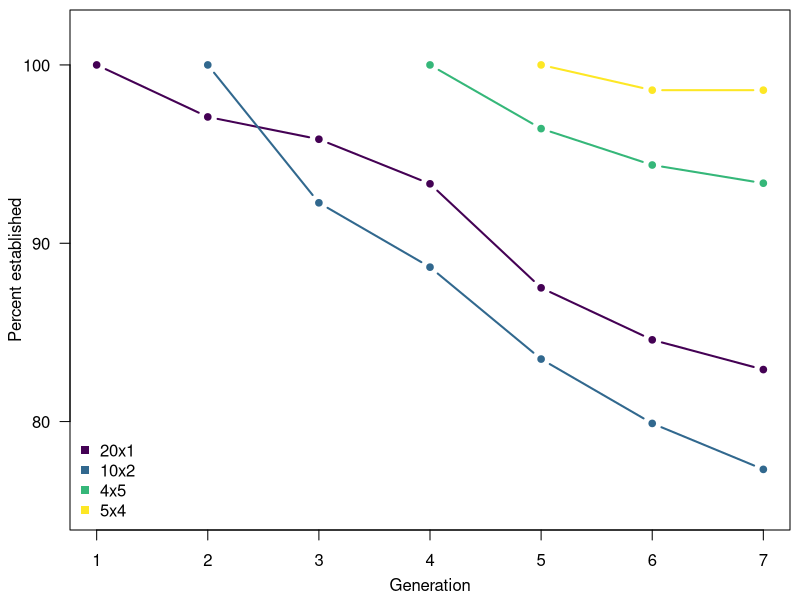
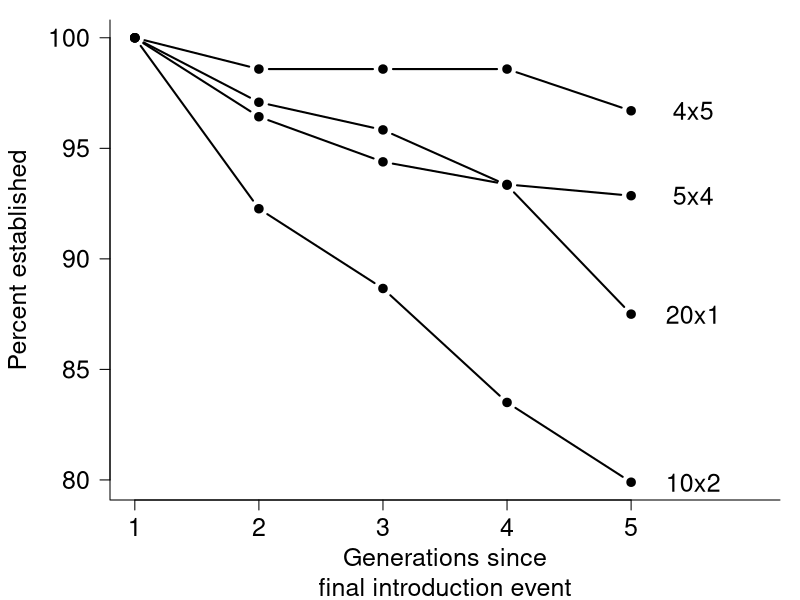

Generate these figures, in order, with R:
### Title: establishment-through-time

#### Load libraries ####
# Clear environment if necessary
# rm(list=ls())

library(tidyr)
library(dplyr)
library(viridis)

#### Read experiment data ####
b <- read.csv("data/clean-establishment-data.csv", stringsAsFactors = FALSE) %>%
  filter(gap == FALSE) %>%
  select(ID, size, number, extant1, extant2, extant3, extant4, extant5, extant6, extant7, extant8, extant9) %>%
  gather(key = generation, value = extant, -c(1, 2, 3)) %>%
  group_by(size, number, generation) %>%
  summarize(establish_prop = mean(extant)) %>%
  spread(key = generation, value = establish_prop) %>%
  mutate(intro_regime = paste(size, number, sep = "x")) %>%
  ungroup() %>%
  arrange(number) %>%
  select(12, 3:11) %>%
  as.data.frame()
b

# Set the time points where populations were sustained by additinoal introductions to NA so they don't plot
b[2, 2] <- NA
b[3, 2:4] <- NA
b[4, 2:5] <- NA

#### Through 7 generations ####
pdf("figures/experiment-time-series-establishment-proportion-absolute-time-type-seven-generations.pdf", height = 3.14961, width = 3.14961)
par(mar = c(3.5, 3.5, 0.5, 0.5), family = "Helvetica", mgp = c(2.25, 1, 0))

matplot(x = 1:7, y = 100 * t(b[, c(-1, -9, -10)]), 
        lty = 1, 
        pch = 19, 
        lwd = 2, 
        col = viridis(4), 
        type = "b", 
        xlab = "Generation", 
        ylab = "Percent established", 
        xaxt = "n", 
        yaxt = "n", 
        xlim = c(1, 7), 
        ylim = c(75, 102),
        cex = 0.75)

legend("bottomleft", 
       legend = c("20x1", "10x2", "4x5", "5x4"), 
       bty = "n", 
       col = viridis(4), 
       pch = 15)

axis(side = 1, at = 1:7, labels = 1:7)
axis(side = 2, at = c(80, 90, 100), las = 1)

# No need for the introductionr regime labels if we can have color
# text(x = 7.25, y = 100 * b[, 8], labels = b[, 1], pos = 4)

dev.off()

#### Through all 9 generations ####
# pdf("figures/experiment-time-series-establishment-proportion-absolute-time-type.pdf", height=5, width=6)
# par(mar = c(4.7, 4.7, 1, 1), family = "Helvetica", mgp = c(3.3, 1, 0))
# 
# matplot(x = 1:9, y = 100*t(b[, -1]), 
#         lty = 1, 
#         pch = 19, 
#         lwd = 2, 
#         col = 1, 
#         type = "b", 
#         xlab = "Generation", 
#         ylab = "Percent established", 
#         xaxt = "n", 
#         yaxt = "n", 
#         xlim = c(1, 10.5), 
#         ylim = c(69, 102),
#         bty = "L",
#         cex.lab = 1.5)
# 
# axis(side = 1, at = 1:9, labels = c(1, NA, 3, NA, 5, NA, 7, NA, 9), cex.axis = 1.5)
# axis(side = 2, at = c(70, 80, 90, 100), las = 1, cex.axis = 1.5)
# 
# text(x = 10, y = 100 * b[, ncol(b)], labels = b[, 1], cex = 1.5)
# 
# dev.off()


#### Establishment when assessed at relative time points ####

b <- read.csv("data/clean-establishment-data.csv", stringsAsFactors = FALSE) %>%
  filter(gap == FALSE) %>%
  select(ID, size, number, extant_1_after, extant_2_after, extant_3_after, extant_4_after, extant_5_after) %>%
  gather(key = generation, value = extant, -c(1, 2, 3)) %>%
  group_by(size, number, generation) %>%
  summarize(establish_prop = mean(extant)) %>%
  spread(key = generation, value = establish_prop) %>%
  mutate(intro_regime = paste(size, number, sep = "x")) %>%
  ungroup() %>%
  arrange(number) %>%
  select(ncol(.), 3:(ncol(.)-1)) %>%
  as.data.frame()
b

pdf("figures/experiment-time-series-establishment-proportion-relative-time-type.pdf", height=5, width=6)
par(mar = c(5, 5.5, 1, 1), family = "Helvetica", mgp = c(4, 1, 0))

matplot(x = 1:5, y = 100*t(b[, -1]), 
        lty = 1, 
        pch = 19, 
        lwd = 2, 
        col = 1, 
        type = "b", 
        xlab = "Generations since\nfinal introduction event", 
        ylab = "Percent established", 
        xaxt = "n", 
        yaxt = "n", 
        xlim = c(1, 6), 
        bty = "L",
        cex.lab = 1.5)

axis(side = 1, at = 1:5, cex.axis = 1.5)
axis(side = 2, las = 1, cex.axis = 1.5)
text(x = 5.5, y = 100 * b[, ncol(b)], labels = b[, 1], cex = 1.5)
dev.off()
